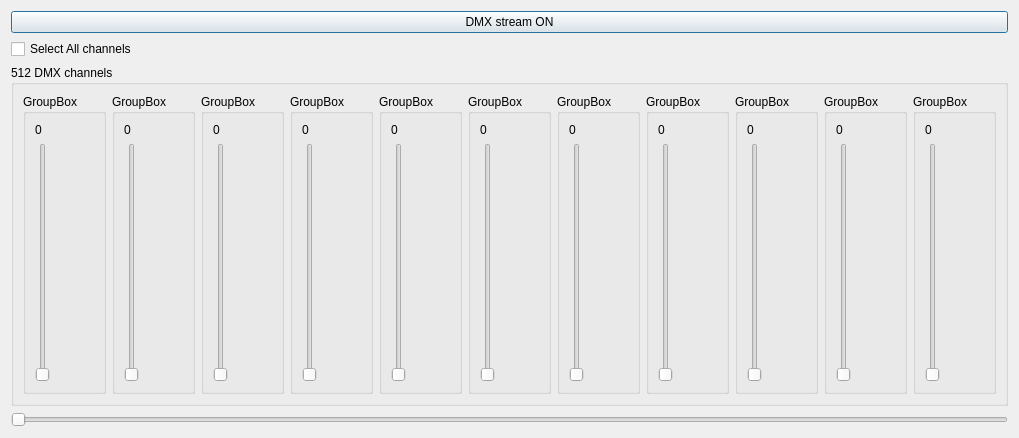
<?xml version="1.0" encoding="UTF-8"?>
<ui version="4.0">
 <class>DMXconsole</class>
 <widget class="QDialog" name="DMXconsole">
  <property name="geometry">
   <rect>
    <x>0</x>
    <y>0</y>
    <width>938</width>
    <height>438</height>
   </rect>
  </property>
  <property name="windowTitle">
   <string>Dialog</string>
  </property>
  <property name="windowIcon">
   <iconset resource="terminal.qrc">
    <normaloff>:/images/AG-logo.png</normaloff>:/images/AG-logo.png</iconset>
  </property>
  <layout class="QGridLayout" name="gridLayout">
   <item row="2" column="0">
    <widget class="QGroupBox" name="groupBox">
     <property name="title">
      <string>512 DMX channels</string>
     </property>
     <layout class="QGridLayout" name="gridLayout_2">
      <item row="2" column="2">
       <widget class="QGroupBox" name="grp_index1">
        <property name="title">
         <string>GroupBox</string>
        </property>
        <layout class="QVBoxLayout" name="verticalLayout_2">
         <item>
          <widget class="QLabel" name="lb_value1">
           <property name="text">
            <string>0</string>
           </property>
          </widget>
         </item>
         <item>
          <widget class="QSlider" name="sl_value1">
           <property name="maximum">
            <number>255</number>
           </property>
           <property name="orientation">
            <enum>Qt::Vertical</enum>
           </property>
          </widget>
         </item>
        </layout>
       </widget>
      </item>
      <item row="2" column="5">
       <widget class="QGroupBox" name="grp_index4">
        <property name="title">
         <string>GroupBox</string>
        </property>
        <layout class="QVBoxLayout" name="verticalLayout_5">
         <item>
          <widget class="QLabel" name="lb_value4">
           <property name="text">
            <string>0</string>
           </property>
          </widget>
         </item>
         <item>
          <widget class="QSlider" name="sl_value4">
           <property name="maximum">
            <number>255</number>
           </property>
           <property name="orientation">
            <enum>Qt::Vertical</enum>
           </property>
          </widget>
         </item>
        </layout>
       </widget>
      </item>
      <item row="2" column="3">
       <widget class="QGroupBox" name="grp_index2">
        <property name="title">
         <string>GroupBox</string>
        </property>
        <layout class="QVBoxLayout" name="verticalLayout_3">
         <item>
          <widget class="QLabel" name="lb_value2">
           <property name="text">
            <string>0</string>
           </property>
          </widget>
         </item>
         <item>
          <widget class="QSlider" name="sl_value2">
           <property name="maximum">
            <number>255</number>
           </property>
           <property name="orientation">
            <enum>Qt::Vertical</enum>
           </property>
          </widget>
         </item>
        </layout>
       </widget>
      </item>
      <item row="2" column="6">
       <widget class="QGroupBox" name="grp_index5">
        <property name="title">
         <string>GroupBox</string>
        </property>
        <layout class="QVBoxLayout" name="verticalLayout_6">
         <item>
          <widget class="QLabel" name="lb_value5">
           <property name="text">
            <string>0</string>
           </property>
          </widget>
         </item>
         <item>
          <widget class="QSlider" name="sl_value5">
           <property name="maximum">
            <number>255</number>
           </property>
           <property name="orientation">
            <enum>Qt::Vertical</enum>
           </property>
          </widget>
         </item>
        </layout>
       </widget>
      </item>
      <item row="2" column="4">
       <widget class="QGroupBox" name="grp_index3">
        <property name="title">
         <string>GroupBox</string>
        </property>
        <layout class="QVBoxLayout" name="verticalLayout_4">
         <item>
          <widget class="QLabel" name="lb_value3">
           <property name="text">
            <string>0</string>
           </property>
          </widget>
         </item>
         <item>
          <widget class="QSlider" name="sl_value3">
           <property name="maximum">
            <number>255</number>
           </property>
           <property name="orientation">
            <enum>Qt::Vertical</enum>
           </property>
          </widget>
         </item>
        </layout>
       </widget>
      </item>
      <item row="2" column="0">
       <widget class="QGroupBox" name="grp_index0">
        <property name="title">
         <string>GroupBox</string>
        </property>
        <layout class="QVBoxLayout" name="verticalLayout">
         <item>
          <widget class="QLabel" name="lb_value0">
           <property name="text">
            <string>0</string>
           </property>
          </widget>
         </item>
         <item>
          <widget class="QSlider" name="sl_value0">
           <property name="maximum">
            <number>255</number>
           </property>
           <property name="orientation">
            <enum>Qt::Vertical</enum>
           </property>
          </widget>
         </item>
        </layout>
       </widget>
      </item>
      <item row="2" column="10">
       <widget class="QGroupBox" name="grp_index9">
        <property name="title">
         <string>GroupBox</string>
        </property>
        <layout class="QVBoxLayout" name="verticalLayout_10">
         <item>
          <widget class="QLabel" name="lb_value9">
           <property name="text">
            <string>0</string>
           </property>
          </widget>
         </item>
         <item>
          <widget class="QSlider" name="sl_value9">
           <property name="maximum">
            <number>255</number>
           </property>
           <property name="orientation">
            <enum>Qt::Vertical</enum>
           </property>
          </widget>
         </item>
        </layout>
       </widget>
      </item>
      <item row="2" column="9">
       <widget class="QGroupBox" name="grp_index8">
        <property name="title">
         <string>GroupBox</string>
        </property>
        <layout class="QVBoxLayout" name="verticalLayout_9">
         <item>
          <widget class="QLabel" name="lb_value8">
           <property name="text">
            <string>0</string>
           </property>
          </widget>
         </item>
         <item>
          <widget class="QSlider" name="sl_value8">
           <property name="maximum">
            <number>255</number>
           </property>
           <property name="orientation">
            <enum>Qt::Vertical</enum>
           </property>
          </widget>
         </item>
        </layout>
       </widget>
      </item>
      <item row="2" column="11">
       <widget class="QGroupBox" name="grp_index10">
        <property name="title">
         <string>GroupBox</string>
        </property>
        <layout class="QVBoxLayout" name="verticalLayout_11">
         <item>
          <widget class="QLabel" name="lb_value10">
           <property name="text">
            <string>0</string>
           </property>
          </widget>
         </item>
         <item>
          <widget class="QSlider" name="sl_value10">
           <property name="maximum">
            <number>255</number>
           </property>
           <property name="orientation">
            <enum>Qt::Vertical</enum>
           </property>
          </widget>
         </item>
        </layout>
       </widget>
      </item>
      <item row="2" column="8">
       <widget class="QGroupBox" name="grp_index7">
        <property name="title">
         <string>GroupBox</string>
        </property>
        <layout class="QVBoxLayout" name="verticalLayout_8">
         <item>
          <widget class="QLabel" name="lb_value7">
           <property name="text">
            <string>0</string>
           </property>
          </widget>
         </item>
         <item>
          <widget class="QSlider" name="sl_value7">
           <property name="maximum">
            <number>255</number>
           </property>
           <property name="orientation">
            <enum>Qt::Vertical</enum>
           </property>
          </widget>
         </item>
        </layout>
       </widget>
      </item>
      <item row="2" column="7">
       <widget class="QGroupBox" name="grp_index6">
        <property name="title">
         <string>GroupBox</string>
        </property>
        <layout class="QVBoxLayout" name="verticalLayout_7">
         <item>
          <widget class="QLabel" name="lb_value6">
           <property name="text">
            <string>0</string>
           </property>
          </widget>
         </item>
         <item>
          <widget class="QSlider" name="sl_value6">
           <property name="maximum">
            <number>255</number>
           </property>
           <property name="orientation">
            <enum>Qt::Vertical</enum>
           </property>
          </widget>
         </item>
        </layout>
       </widget>
      </item>
     </layout>
    </widget>
   </item>
   <item row="0" column="0">
    <widget class="QPushButton" name="BtnStartStreaming">
     <property name="autoFillBackground">
      <bool>false</bool>
     </property>
     <property name="text">
      <string>DMX stream ON</string>
     </property>
    </widget>
   </item>
   <item row="3" column="0">
    <widget class="QSlider" name="sl_virtualH">
     <property name="maximum">
      <number>501</number>
     </property>
     <property name="orientation">
      <enum>Qt::Horizontal</enum>
     </property>
    </widget>
   </item>
   <item row="1" column="0">
    <widget class="QCheckBox" name="chk_SelectAll">
     <property name="focusPolicy">
      <enum>Qt::ClickFocus</enum>
     </property>
     <property name="text">
      <string>Select All channels</string>
     </property>
    </widget>
   </item>
  </layout>
 </widget>
 <tabstops>
  <tabstop>BtnStartStreaming</tabstop>
 </tabstops>
 <resources>
  <include location="terminal.qrc"/>
 </resources>
 <connections/>
 <slots>
  <signal>deactived()</signal>
 </slots>
</ui>
